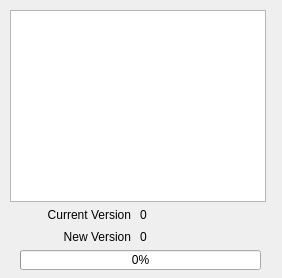
<?xml version="1.0" encoding="UTF-8"?>
<ui version="4.0">
 <class>MainWindow</class>
 <widget class="QMainWindow" name="MainWindow">
  <property name="geometry">
   <rect>
    <x>0</x>
    <y>0</y>
    <width>282</width>
    <height>278</height>
   </rect>
  </property>
  <property name="font">
   <font>
    <family>Ubuntu</family>
   </font>
  </property>
  <property name="windowTitle">
   <string>Launcher</string>
  </property>
  <widget class="QWidget" name="centralwidget" native="true">
   <property name="geometry">
    <rect>
     <x>0</x>
     <y>0</y>
     <width>276</width>
     <height>271</height>
    </rect>
   </property>
   <widget class="QTextBrowser" name="TextEdit">
    <property name="geometry">
     <rect>
      <x>10</x>
      <y>10</y>
      <width>256</width>
      <height>192</height>
     </rect>
    </property>
   </widget>
   <widget class="QProgressBar" name="progressBar">
    <property name="geometry">
     <rect>
      <x>20</x>
      <y>250</y>
      <width>241</width>
      <height>20</height>
     </rect>
    </property>
    <property name="value">
     <number>0</number>
    </property>
   </widget>
   <widget class="QLabel" name="label1">
    <property name="geometry">
     <rect>
      <x>20</x>
      <y>205</y>
      <width>111</width>
      <height>17</height>
     </rect>
    </property>
    <property name="text">
     <string>Current Version</string>
    </property>
    <property name="alignment">
     <set>Qt::AlignBottom|Qt::AlignRight|Qt::AlignTrailing</set>
    </property>
   </widget>
   <widget class="QLabel" name="label2">
    <property name="geometry">
     <rect>
      <x>20</x>
      <y>227</y>
      <width>111</width>
      <height>17</height>
     </rect>
    </property>
    <property name="text">
     <string>New Version</string>
    </property>
    <property name="alignment">
     <set>Qt::AlignBottom|Qt::AlignRight|Qt::AlignTrailing</set>
    </property>
   </widget>
   <widget class="QLabel" name="label3">
    <property name="geometry">
     <rect>
      <x>140</x>
      <y>205</y>
      <width>66</width>
      <height>17</height>
     </rect>
    </property>
    <property name="text">
     <string>0</string>
    </property>
    <property name="alignment">
     <set>Qt::AlignBottom|Qt::AlignLeading|Qt::AlignLeft</set>
    </property>
   </widget>
   <widget class="QLabel" name="label4">
    <property name="geometry">
     <rect>
      <x>140</x>
      <y>227</y>
      <width>66</width>
      <height>17</height>
     </rect>
    </property>
    <property name="text">
     <string>0</string>
    </property>
    <property name="alignment">
     <set>Qt::AlignBottom|Qt::AlignLeading|Qt::AlignLeft</set>
    </property>
   </widget>
  </widget>
 </widget>
 <resources/>
 <connections/>
</ui>
